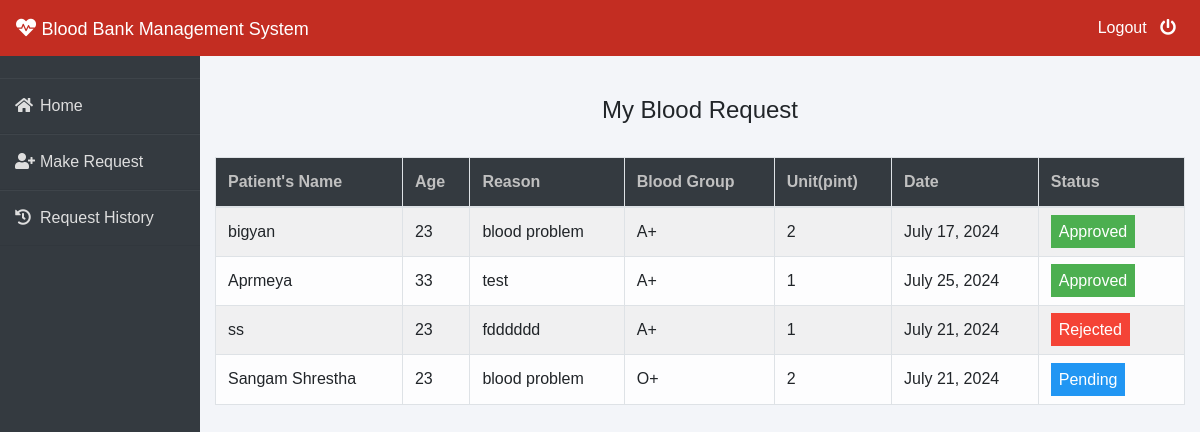
The page /patient/my-request (signed in) on the database its author committed.
### blood/models.py (models this page shows, shortened)
class BloodRequest(models.Model):
    request_by_patient=models.ForeignKey(pmodels.Patient,null=True,on_delete=models.CASCADE)
    request_by_donor=models.ForeignKey(dmodels.Donor,null=True,on_delete=models.CASCADE)
    patient_name=models.CharField(max_length=30)
    patient_age=models.PositiveIntegerField()
    reason=models.CharField(max_length=500)
    bloodgroup=models.CharField(max_length=10)
    unit=models.PositiveIntegerField(default=0)
    status=models.CharField(max_length=20,default="Pending")
    date_approved = models.DateField(null=True)
    date=models.DateField(auto_now=True)

### patient/views.py (the view)
# urls.py: path('my-request', views.my_request_view,name='my-request'),
def my_request_view(request):
    patient= models.Patient.objects.get(user_id=request.user.id)
    blood_request=bmodels.BloodRequest.objects.all().filter(request_by_patient=patient)
    return render(request,'patient/my_request.html',{'blood_request':blood_request})

### templates/patient/my_request.html (shortened to what this page needs)
{% extends 'patient/patientbase.html' %}
{% block content %}
{% load widget_tweaks %}
{%load static%}
<head>
   </head>
<br><br>
<div class="container">
    <H4 class="text-center">My Blood Request</H4><br>
    <table class="table table-light table-hover table-bordered table-striped">
        <thead class="bg-dark">
            <tr>
                <th scope="col" style="color: rgb(192, 192, 192);">Patient's Name</th>
                <th scope="col" style="color: rgb(192, 192, 192);">Age</th>
                <th scope="col" style="color: rgb(192, 192, 192);">Reason</th>
                <th scope="col" style="color: rgb(192, 192, 192);">Blood Group</th>
                <th scope="col" style="color: rgb(192, 192, 192);">Unit(pint)</th>
                <th scope="col" style="color: rgb(192, 192, 192);">Date</th>
                <th scope="col" style="color: rgb(192, 192, 192);">Status</th>
            </tr>
        </thead>
        <tbody>
            {% for t in blood_request %}
            <tr>
                <td> {{t.patient_name}}</td>
                <td>{{t.patient_age}}</td>
                <td>{{t.reason}}</td>
                <td>{{t.bloodgroup}}</td>
                <td>{{t.unit}}</td>
                <td>{{t.date}}</td>
                {% if t.status == 'Approved' %}
                <td><span class="label success"> Approved</span></td>
                {% elif t.status == 'Rejected' %}
                <td><span class="label danger">Rejected</span></td>
                {% else %}
                <td><span style="color: white;margin-left: 0px;" class="label info">Pending</span></td>
                {% endif %}
            </tr>
            {% endfor %}
        </tbody>
    </table>
</div>
{% endblock content %}

### templates/patient/patientbase.html (style rules this page uses)
* { margin: 0; padding: 0; box-sizing: border-box; list-style: none; text-decoration: none; font-family: 'Josefin Sans', sans-serif; }
body { background-color: #f3f5f9; }
.wrapper .main_content .info { margin: 20px; color: #717171; line-height: 25px; }

### templates/patient/my_request.html (style rules this page uses)
.label { color: white; padding: 8px; }
.success { background-color: #4CAF50; }
.info { background-color: #2196F3; }
.danger { background-color: #f44336; }

### rows shown on the page
BloodRequest: patient_name "bigyan", patient_age "23", reason "blood problem", bloodgroup "A+", unit "2", date "July 17, 2024", status "Approved"
BloodRequest: patient_name "Aprmeya", patient_age "33", reason "test", bloodgroup "A+", unit "1", date "July 25, 2024", status "Approved"
BloodRequest: patient_name "ss", patient_age "23", reason "fdddddd", bloodgroup "A+", unit "1", date "July 21, 2024", status "Rejected"
BloodRequest: patient_name "Sangam Shrestha", patient_age "23", reason "blood problem", bloodgroup "O+", unit "2", date "July 21, 2024", status "Pending"
